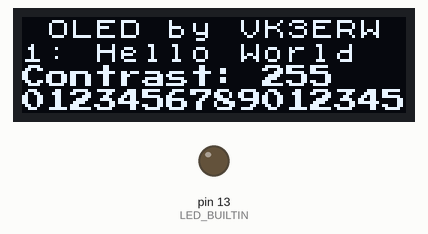
Simulated run of this sketch. Board: Arduino Nano, built with avr-gcc and run on an emulated ATmega328P. On the bench: 128×32 one-colour display, output pins drawn as LEDs (lit = HIGH). What the sketch prints to the serial monitor is not drawn.

Above: at 0.43 s.
At 4.15 s:
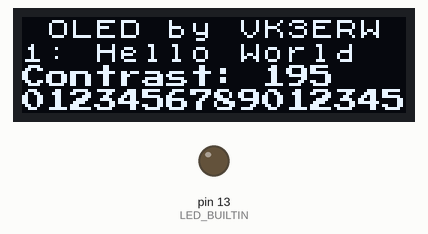
At 8.18 s:
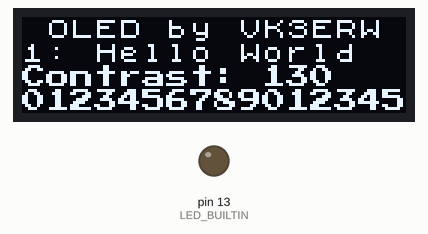
At 16.0 s:
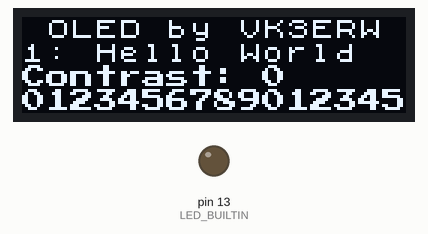
At 27.64 s:
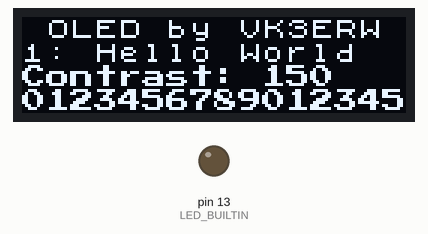
At 39.57 s:
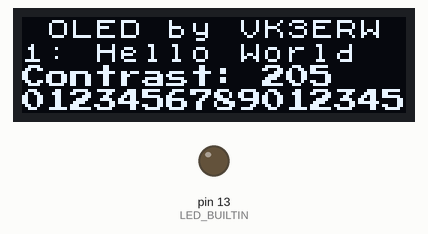

The sketch:

OLEDtest.ino
```cpp
/*
 * Test for OLED display
 * requires U8g2 library by oliver
 * https://github.com/olikraus/u8g2/wiki/
 *
 * Connection:
 * OLED -> Arduino Nano
 * GND -> GND
 * VCC -> 5V
 * SDA -> A4
 * SCL -> A5
 */

// We can run two modes, text or graphics.
// Comment out the line below for graphics mode
#define TEXTMODE

#include <Arduino.h>
//#include <SPI.h>

#ifdef TEXTMODE
#include <U8x8lib.h>
/* Constructor for text mode */
U8X8_SSD1306_128X32_UNIVISION_HW_I2C u8x8(/* clock=*/ 21, /* data=*/ 20);
#else
#include <U8g2lib.h>
/* Constructor for graphic mode */
U8G2_SSD1306_128X32_UNIVISION_1_HW_I2C u8g2(/* rotation=*/ U8G2_R0, /* clock=*/ 21, /* data=*/ 20);
#endif

uint8_t contrast;
bool dir;

void setup(void)
{
  Serial.begin(9600);
#ifdef TEXTMODE
  u8x8.begin(); /* u8x8.begin() is required and will sent the setup/init sequence to the display */
  u8x8.setFont(u8x8_font_chroma48medium8_r);
  u8x8.drawString(0,0," OLED by VK3ERW ");
  u8x8.drawString(0,1,"1: Hello World");
  u8x8.setFont(u8x8_font_amstrad_cpc_extended_r);
  u8x8.setFont(u8x8_font_5x7_r);
  u8x8.setFont(u8x8_font_5x8_r);
  u8x8.setFont( u8x8_font_artossans8_r );
  u8x8.setFont( u8x8_font_victoriabold8_r );
  u8x8.setFont( u8x8_font_pressstart2p_r );
  //u8x8.drawString(0,2,"2: Hello World");
  //u8x8.setInverseFont(1);
  u8x8.drawString(0,3,"0123456789012345");
  u8x8.drawString(0,2,"Contrast:");
#else
  u8g2.begin();
#endif
  contrast = 255;
  dir = false;

  pinMode(LED_BUILTIN, OUTPUT);
  digitalWrite(LED_BUILTIN, LOW);
}

void loop(void)
{
#ifdef TEXTMODE
  u8x8.setContrast(contrast);
  u8x8.setCursor(10,2);
  u8x8.print ("   ");
  u8x8.setCursor(10,2);
  u8x8.print(contrast);
  Serial.print("Contrast: ");
  Serial.println(contrast);
  delay(200);
  //u8x8.setPowerSave(1);
#endif
  delay(80);
  if (dir == false) {
    if (contrast > 0) {
      contrast -= 5;
    } else {
      dir = true;
      delay(2000);
    }
  } else {
    if (contrast < 255) {
      contrast += 5;
    } else {
      dir = false;
      delay(2000);
    }
  }

#ifndef TEXTMODE
  u8g2.firstPage();
  do {
    u8g2.setFont(u8g2_font_ncenB14_tr);
    u8g2.drawStr(20,28,"VK3ERW");
  } while ( u8g2.nextPage() );
#endif

#ifdef TEXTMODE
  //u8x8.setPowerSave(0);
#endif
}
```

Measured:
- what the display in image 3 shows lasts 2.3 s, from 16.0 s to 18.3 s
